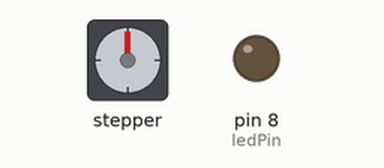
Recording of a sketch running on a simulated Arduino Uno, built with avr-gcc and run on an emulated ATmega328P. On the bench: stepper motor, output pins drawn as LEDs (lit = HIGH). Wiring (inferred from the names in the program): stepper motor (2048 steps per turn assumed): coils pin 4, pin 5, pin 6, pin 7. Pins used as bus, display or sensor lines are not drawn.

Above: at 0.18 s.
At 10.07 s:
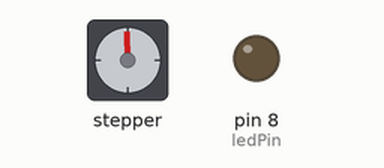
At 18.77 s:
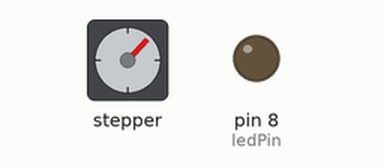
At 38.88 s:
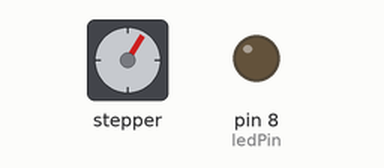
Timing chart, 0 to 40.0 s (numbered marks = the images above):
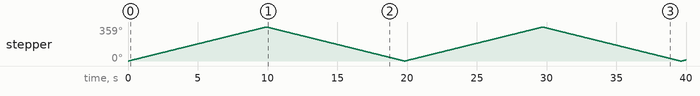

The sketch:

step_motor.ino
```cpp
// This Arduino example demonstrates bidirectional operation of a
// 28BYJ-48, using a ULN2003 interface board to drive the stepper.
// The 28BYJ-48 motor is a 4-phase, 8-beat motor, geared down by
// a factor of 68. One bipolar winding is on motor pins 1 & 3 and
// the other on motor pins 2 & 4. The step angle is 5.625/64 and the
// operating Frequency is 100pps. Current draw is 92mA.
////////////////////////////////////////////////
#include <SoftwareSerial.h>

SoftwareSerial BT(10, 9);
char val;
const byte ledPin = 8;

//declare variables for the motor pins
int motorPin1 = 4;    // Blue   - 28BYJ48 pin 1
int motorPin2 = 5;    // Pink   - 28BYJ48 pin 2
int motorPin3 = 6;    // Yellow - 28BYJ48 pin 3
int motorPin4 = 7;    // Orange - 28BYJ48 pin 4
                        // Red    - 28BYJ48 pin 5 (VCC)

int motorSpeed = 2400;  //variable to set stepper speed
int count = 0;          // count of steps made
int countsperrev = 512; // number of steps per full revolution
int lookup[8] = {B01000, B01100, B00100, B00110, B00010, B00011, B00001, B01001};

//////////////////////////////////////////////////////////////////////////////
void setup() {
  //declare the motor pins as outputs
  pinMode(motorPin1, OUTPUT);
  pinMode(motorPin2, OUTPUT);
  pinMode(motorPin3, OUTPUT);
  pinMode(motorPin4, OUTPUT);

  pinMode(ledPin, OUTPUT);
  BT.begin(9600);
  BT.print("BT is ready!");
  Serial.begin(9600);
}

//////////////////////////////////////////////////////////////////////////////
void loop(){

  if(count < countsperrev )
    clockwise();
  else if (count == countsperrev * 2)
    count = 0;
  else
    anticlockwise();
  count++;
/*
  if(BT.available()){
    char val = BT.read();
    if (val == '1')
      clockwise();
    else
      anticlockwise();

  }
 */
}

//////////////////////////////////////////////////////////////////////////////
//set pins to ULN2003 high in sequence from 1 to 4
//delay "motorSpeed" between each pin setting (to determine speed)
void anticlockwise()
{
  for(int i = 0; i < 8; i++)
  {
    setOutput(i);
    delayMicroseconds(motorSpeed);
  }
}

void clockwise()
{
  for(int i = 7; i >= 0; i--)
  {
    setOutput(i);
    delayMicroseconds(motorSpeed);
  }
}

void setOutput(int out)
{
  digitalWrite(motorPin1, bitRead(lookup[out], 0));
  digitalWrite(motorPin2, bitRead(lookup[out], 1));
  digitalWrite(motorPin3, bitRead(lookup[out], 2));
  digitalWrite(motorPin4, bitRead(lookup[out], 3));
}
```

Measured:
- by itself, stepper: turns 359° clockwise in 9.9 s, then 359° counter-clockwise in 9.9 s, then 359° clockwise in 9.9 s, then 359° counter-clockwise in 9.8 s, and so on
